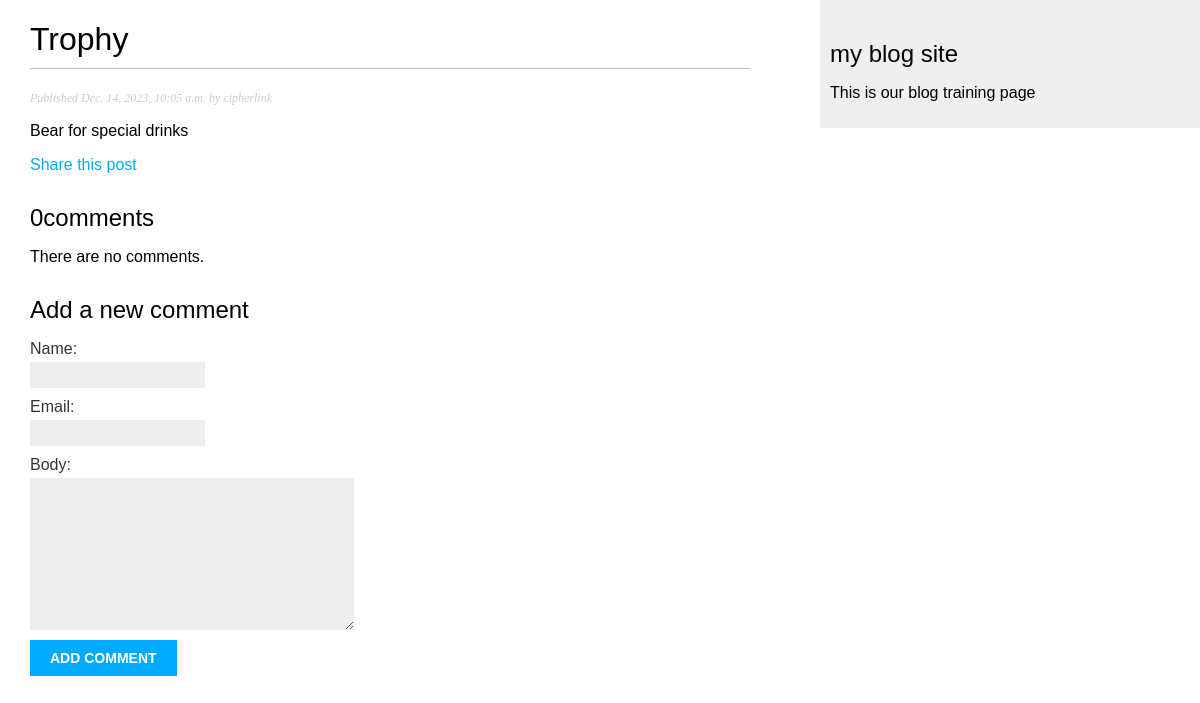
The app's page /blog/2023/12/14/trophy/ with its own data.
### blog/models.py (models this page shows, shortened)
class Post(models.Model):
    class Status(models.TextChoices):
        DRAFT = 'DF', 'Draft'
        PUBLISHED = 'PB', 'Published'
    title = models.CharField(max_length=200)
    slug = models.CharField(max_length=200,
                            unique_for_date='publish')
    author = models.ForeignKey(User,
                               on_delete=models.CASCADE,
                               related_name='blog_posts')
    body = models.TextField()
    publish = models.DateTimeField(default=timezone.now)
    created = models.DateTimeField(auto_now_add=True)
    updated = models.DateField(auto_now=True)
    status = models.CharField(max_length=2,
                              choices=Status.choices,
                              default=Status.DRAFT)
    objects = models.Manager()
    published = PublishedManager()

### blog/views.py (the view)
def post_detail(request, year, month, day, post):
    post = get_object_or_404(Post,
                             status=Post.Status.PUBLISHED,
                             slug=post,
                             publish__year=year,
                             publish__month=month,
                             publish__day=day)
    comments = post.comments.filter(active=True)
    form = CommentForm()
    return render(request,
                  'blog/post/detail.html',
                  {'post': post,
                   'comments': comments,
                   'form': form})

### blog/forms.py
class CommentForm(forms.ModelForm):
    class Meta:
        model = Comment
        fields = ['name', 'email', 'body']

### blog/templates/blog/post/detail.html (shortened to what this page needs)
{% extends "blog/base.html" %}
{% block content %}
    <h1>{{ post.title }}</h1>
    <p class="date">
        Published {{ post.publish }} by {{ post.author }}
    </p>
    {{ post.body|linebreaks }}
    <p>
        <a href="{% url "blog:post_share" post.id %}">
            Share this post
        </a>
    </p>
    {% with comments.count as total_comments %}
        <h2>
            {{ total_comments }}comment{{ total_comments|pluralize }}
        </h2>
    {% endwith %}
    {% for comment in comments %}
    <div class="comment">
        <p class="info">
            Comment {{ forloop.counter }} by {{ comment.name }}
            {{ comment.created }}
        </p>
    </div>
    {% empty %}
        <p>There are no comments.</p>
    {% endfor %}
    {% include "blog/post/includes/comment_form.html" %}
{% endblock %}

### blog/static/css/blog.css (style rules this page uses)
body { margin:0; padding:0; font-family:helvetica, sans-serif; }
a { color:#00abff; text-decoration:none; }
h1 { font-weight:normal; border-bottom:1px solid #bbb; padding:0 0 10px 0; }
h2 { font-weight:normal; margin:30px 0 0; }
p.date { color:#ccc; font-family: georgia, serif; font-size: 12px; font-style: italic; }
label { float:left; clear:both; color:#333; margin-bottom:4px; }
input, textarea { clear:both; float:left; margin:0 0 10px; background:#ededed; border:0; padding:6px 10px; font-size:12px; }

### records on screen
Post: title "Trophy", publish "Dec. 14, 2023, 10:05 a.m.", author "cipherlink", body "Bear for special drinks"

### other values on screen
{{ total_comments }} "0"
